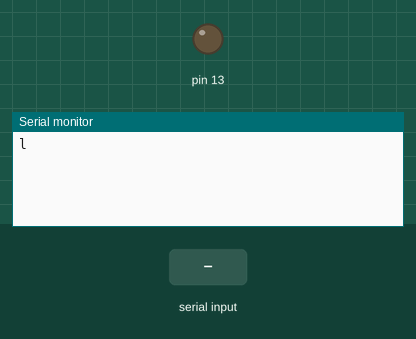
This sketch was run on a simulated Arduino Uno, built with avr-gcc and run on an emulated ATmega328P. Shown: output pins drawn as LEDs (lit = HIGH), the last lines printed to the serial monitor. The inputs (shaded band) are chosen by the test bench.

Above: at 0.8 s.
0.9 s: "1" received over Serial
At 1.6 s:
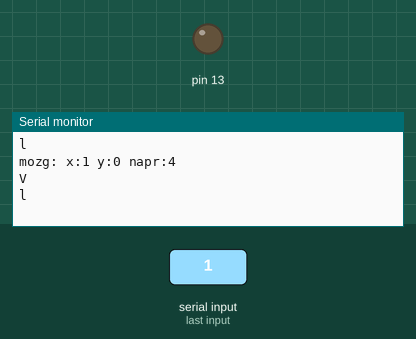
2.4 s: "3" received over the second serial link
At 3.6 s:
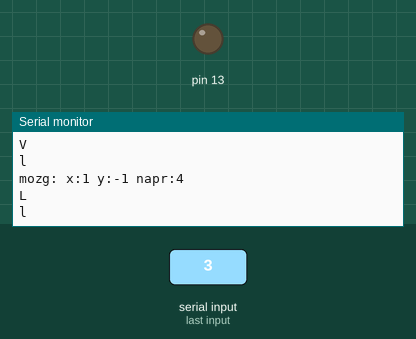
3.9 s: "4" received over Serial
At 5.1 s:
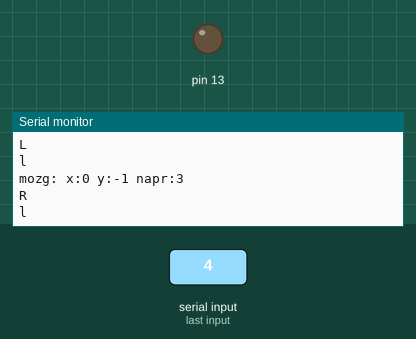
5.4 s: "9" received over the second serial link
At 5.56 s:
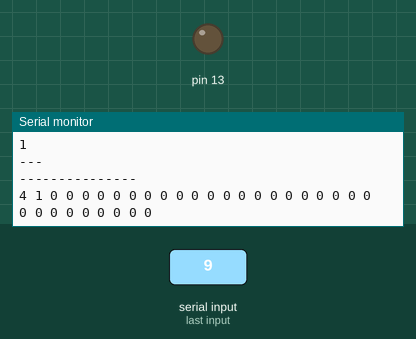
Timing chart, 0 to 7.9 s (numbered marks = the images above; inputs shaded):
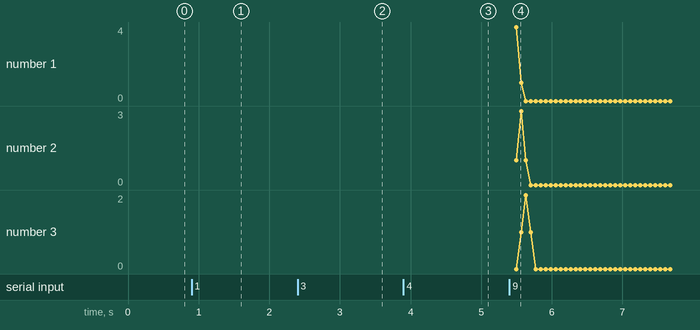

The sketch:

vro_2019_MOZG_v2.0.ino
```cpp
#include <SoftwareSerial.h>
SoftwareSerial SoftSerial(5, 6); // RX, TX
#include "navigator_v4.1.h"
float A = 0; // какая локация
byte a, f, i, j, flag, u, ff;
int  x, y;
byte left, right, up;
byte myt  = 0;
byte newt = 0;
char F = 0;  // для обмена данными между ардуинами/ПК

/* arxiv:
 *  Y - да, все ОК
 *  E - ошибка
 *  S - старт
 *  K - нажали на кнопку
 *  O - конец, задание выполнено
 *  вывод в linia (SoftSerial): A a
 */

void setup() {
  Serial.begin(9600);
  SoftSerial.begin(9600);
  pinMode (13, OUTPUT);
  //hello();
  //knopka_start();
  scan();
}

void loop() {

}

void scan() {
  j = 3;  // общий счетчик точек
  x = 0; y = 0; // наст. коорд.
  napr = 1;
  u = 1;
  newt = 1;
  ff = 0;
  while (f == 0) {//---------------------------------------------
    if (ff == 0) {
    linia();       // проехал до локации
    //ff = 0;
    //a2 = a;
    while (a > 0) {  //учитываем прямые участки пути
      if (napr == 1) { x++; }  // определяем координату
      if (napr == 2) { y++; }
      if (napr == 3) { x--; }
      if (napr == 4) { y--; }
      myt = 1;
      while (!((ver[myt][1] == x) && (ver[myt][2] == y))) { myt++; } // ищем точку с такой-же координатой
      ver[myt][3] = 1;   // отмечаем, что были в ней
      AV();
      a--;
    }
    if (napr == 1) { x++; }  // определяем координату
    if (napr == 2) { y++; }
    if (napr == 3) { x--; }
    if (napr == 4) { y--; }
    if (A == 2.1) { l(); }
    if (A == 2.2) { r(); }
    myt = 1;
    while (!((ver[myt][1] == x) && (ver[myt][2] == y))) { myt++; } // ищем точку с такой-же координатой
    }
    ff = 0;
    //--------------------------------------------
    ver[myt][3] = 1;   // отмечаем, что были в ней
    // определил соседние локации
    //Serial.println(A);
    if (A == 2.1) { AV();             }
    if (A == 2.2) { AV();             }
    if (A == 3.1) { AL();             }
    if (A == 3.2) { AR();             }
    if (A == 5  ) { AR(); AL();       }
    if (A == 5.1) { AL(); AV();       }
    if (A == 5.2) { AR(); AV();       }
    if (A == 6  ) { AL(); AR(); AV(); }
    // проверить на "все ли обследованны"
    i = 1;
    while (ver[i][0] > 0) {
      if (ver[i][3] == 0) { f++; }
      i++;
    }
    if (f > 0) { f = 0; }
    else       { f = 1; }
    i = 1;

    // определить, куда ехать дальше если !(f == 0) и при надобности повернуть
    //f++;
    if (f == 0) {
      // проверка: есть ли рядом неразведанные
      flag = 0;
      i = 1;
      while ((i < 34) && (ver[i][0] > 0)) {
        if ((ver[i][3] == 0) && (ver[i][0] > 0) && (dor[myt][i] > 0) && (myt != i)) {
          if      (((napr == 1) && (ver[i][1] == x + 1) && (ver[i][2] == y)) || ((napr == 2) && (ver[i][1] == x) && (ver[i][2] == y + 1)) || ((napr == 3) && (ver[i][1] == x - 1) && (ver[i][2] == y)) || ((napr == 4) && (ver[i][1] == x) && (ver[i][2] == y - 1))) { up++;    }
          else if (((napr == 1) && (ver[i][1] == x) && (ver[i][2] == y - 1)) || ((napr == 2) && (ver[i][1] == x + 1) && (ver[i][2] == y)) || ((napr == 3) && (ver[i][1] == x) && (ver[i][2] == y + 1)) || ((napr == 4) && (ver[i][1] == x - 1) && (ver[i][2] == y))) { left++;  }
          else if (((napr == 1) && (ver[i][1] == x) && (ver[i][2] == y + 1)) || ((napr == 2) && (ver[i][1] == x - 1) && (ver[i][2] == y)) || ((napr == 3) && (ver[i][1] == x) && (ver[i][2] == y - 1)) || ((napr == 4) && (ver[i][1] == x + 1) && (ver[i][2] == y))) { right++; }
        }
        i++;
      }
      i = 1;
      if ((up > 0) || (left > 0) || (right > 0)) {  // есть рядом неразведанные
        Serial.print("mozg: x:");
        Serial.print(x);
        Serial.print(" y:");
        Serial.print(y);
        Serial.print(" napr:");
        Serial.println(napr);
        if (up > 0) { V(); }
        else if (left > 0) { L(); }
        else { R(); }
      }
      else { // нет рядом неразведанных (они далеко)
        //--------------------------------------------------  дописать
        navigator(myt, 0);
        i = 1; a = 99; u = 0;
        while (i < 33) {
          if ((dor[i][i] < a) && (ver[i][3] == 0)) {
            a = dor[i][i];
            u = i;
          }
          i++;
        }
        navigator(myt, u);
        myt = u;
        vivod2();
        vivod();
        i = 1;
        while (pyt_auto[i] > 0) {
          Serial.print("navigator: x:");
          Serial.print(x);
          Serial.print(" y:");
          Serial.print(y);
          Serial.print(" napr:");
          Serial.println(napr);
          if (pyt_auto[i] == 1) { V(); linia(); }
          if (pyt_auto[i] == 2) { L();          }
          if (pyt_auto[i] == 3) { R();          }
          if (pyt_auto[i] == 4) { N();          }
          i++;
        }
        x = ver[myt][1];
        y = ver[myt][2];
        napr = Napr;
        //u = 1;
        ff++;
      }
      up = 0;
      left = 0;
      right = 0;
      //f = 0;
    }
    //vivod();
  }
  vivod();
}

void vivod2() {
  Serial.println("---");
  Serial.print("myt:");
  Serial.print(myt);
  Serial.print(" u:");
  Serial.println(u);
          Serial.print(" x:");
          Serial.print(x);
          Serial.print(" y:");
          Serial.println(y);
  i = 1;
  while (pyt_auto[i] > 0) {
          Serial.print(pyt_auto[i]);
          Serial.println(" ");
          i++;
  }
  Serial.println("---");
}

void vivod() {
  Serial.println("---------------");

  //Serial.println(napr);
  //Serial.println("---");
  i = 1; u = 1;
  while (i < 33) {
    while (u < 33) {
      Serial.print(dor[i][u]);
      Serial.print(" ");
      u++;
    }
    u = 1;
    Serial.println();
    i++;
  }
  i = 1;
  while (ver[i][0] > 0) {
    Serial.print((int)ver[i][0]);
    Serial.print(" ");
    Serial.print((int)ver[i][1]);
    Serial.print(" ");
    Serial.print((int)ver[i][2]);
    Serial.print(" ");
    Serial.println((int)ver[i][3]);
    Serial.print(" ");
    i++;
    delay(100);
  }
  Serial.println("---------------");
}

//-----------------------------------------

void linia() {
  Serial.println("l");
  /*while (F != 'S') {
    if (Serial.available() > 0)     { F = Serial.read();     }
    if (SoftSerial.available() > 0) { F = SoftSerial.read(); }
  }*/
  A = 0;
  while (A == 0) {
    if (Serial.available() > 0) {
      F = Serial.read();
      if (F == '1') { A = 2.1; }
      if (F == '2') { A = 2.2; }
      if (F == '3') { A = 3.1; }
      if (F == '4') { A = 3.2; }
      if (F == '5') { A = 5;   }
      if (F == '6') { A = 5.1; }
      if (F == '7') { A = 5.2; }
      if (F == '8') { A = 6;   }
      if (F == '9') { A = 4;   }
    }
    if (SoftSerial.available() > 0) {
      F = SoftSerial.read();
      if (F == '1') { A = 2.1; }
      if (F == '2') { A = 2.2; }
      if (F == '3') { A = 3.1; }
      if (F == '4') { A = 3.2; }
      if (F == '5') { A = 5;   }
      if (F == '6') { A = 5.1; }
      if (F == '7') { A = 5.2; }
      if (F == '8') { A = 6;   }
      if (F == '9') { A = 4;   }
    }
  }
  a = 0;
  /*a = 10;
  while (a == 10) {
    if (Serial.available() > 0) {
      F = Serial.read();
      if (F == '0') { a = 0; }
      if (F == '1') { a = 1; }
      if (F == '2') { a = 2; }
      if (F == '3') { a = 3; }
      if (F == '4') { a = 4; }
      if (F == '5') { a = 5; }
      if (F == '6') { a = 6; }
      if (F == '7') { a = 7; }
      if (F == '8') { a = 8; }
      if (F == '9') { a = 9; }
    }
    if (SoftSerial.available() > 0) {
      F = SoftSerial.read();
      if (F == '0') { a = 0; }
      if (F == '1') { a = 1; }
      if (F == '2') { a = 2; }
      if (F == '3') { a = 3; }
      if (F == '4') { a = 4; }
      if (F == '5') { a = 5; }
      if (F == '6') { a = 6; }
      if (F == '7') { a = 7; }
      if (F == '8') { a = 8; }
      if (F == '9') { a = 9; }
    }
  }
  while (F != 'O') {
    if (Serial.available() > 0)     { F = Serial.read();     }
    if (SoftSerial.available() > 0) { F = SoftSerial.read(); }
  }*/
}

void hello() {
  delay(1000);
  Serial.println("H");
  SoftSerial.println("H");
  while (F != 'Y') {
    if (Serial.available() > 0)     { F = Serial.read();     }
    if (SoftSerial.available() > 0) { F = SoftSerial.read(); }
  }
  Serial.println("Z");
  SoftSerial.println("Z");
}

void knopka_start() {
  while (F != 'K') {
    if (Serial.available() > 0)     { F = Serial.read();     }
    if (SoftSerial.available() > 0) { F = SoftSerial.read(); }
  }
  Serial.println("Z");
  SoftSerial.println("Z");
  delay(600);
}

void otklik() {
  /*while (F != 'S') {
    if (Serial.available() > 0)     { F = Serial.read();     }
    if (SoftSerial.available() > 0) { F = SoftSerial.read(); }
  }
  while (F != 'O') {
    if (Serial.available() > 0)     { F = Serial.read();     }
    if (SoftSerial.available() > 0) { F = SoftSerial.read(); }
  }*/
}

void V() {
  Serial.println("V");
  SoftSerial.println("V");
  otklik();
}

void N() {
  n();
  if ((A == 5) || (A == 6)) {
    Serial.println("N");
    SoftSerial.println("N");
  }
  else if ((A == 2.2) || (A == 3.2) || (A == 5.2) || (A == 4)) {
    Serial.println("L");
    SoftSerial.println("L");
  }
  else if ((A == 2.1) || (A == 3.1) || (A == 5.1)) {
    Serial.println("R");
    SoftSerial.println("R");
  }
  otklik();
}

void L() {
  l();
  Serial.println("L");
  SoftSerial.println("L");
  otklik();
}

void R() {
  r();
  Serial.println("R");
  SoftSerial.println("R");
  otklik();
}

void n() {
  l();
  l();
}

void l() {
  if (napr == 1) { napr = 4; }
  else { napr--; }
}

void r() {
  if (napr == 4) { napr = 1; }
  else { napr++; }
}

void zum() {
  Serial.println("Z");
  SoftSerial.println("Z");
  otklik();
}

void AV() {
      if (napr == 1) {
        while ((!((ver[newt][1] == x + 1) && (ver[newt][2] == y))) && (newt < 35)) { newt++; } // ищем точку с нужной координатой
        if (newt > 33) { // небыло такой точки раньше
          ver[j][1] = x + 1;
          ver[j][2] = y;
        }
      }
      if (napr == 2) {
        while ((!((ver[newt][1] == x) && (ver[newt][2] == y + 1))) && (newt < 35)) { newt++; } // ищем точку с нужной координатой
        if (newt > 33) { // небыло такой точки раньше
          ver[j][1] = x;
          ver[j][2] = y + 1;
        }
      }
      if (napr == 3) {
        while ((!((ver[newt][1] == x - 1) && (ver[newt][2] == y))) && (newt < 35)) { newt++; } // ищем точку с нужной координатой
        if (newt > 33) { // небыло такой точки раньше
          ver[j][1] = x - 1;
          ver[j][2] = y;
        }
      }
      if (napr == 4) {
        while ((!((ver[newt][1] == x) && (ver[newt][2] == y - 1))) && (newt < 35)) { newt++; } // ищем точку с нужной координатой
        if (newt > 33) { // небыло такой точки раньше
          ver[j][1] = x;
          ver[j][2] = y - 1;
        }
      }
      if (newt > 33) {
        ver[j][0] = j;
        dor[myt][j] = 1;
        dor[j][myt] = 1;
        j++;
      }
      else {
        dor[myt][newt] = 1;
        dor[newt][myt] = 1;
      }
      newt = 1;
}

void AL() {
      if (napr == 1) {
        while ((!((ver[newt][1] == x) && (ver[newt][2] == y - 1))) && (newt < 35)) { newt++; } // ищем точку с нужной координатой
        if (newt > 33) { // небыло такой точки раньше
          ver[j][1] = x;
          ver[j][2] = y - 1;
        }
      }
      if (napr == 2) {
        while ((!((ver[newt][1] == x + 1) && (ver[newt][2] == y))) && (newt < 35)) { newt++; } // ищем точку с нужной координатой
        if (newt > 33) { // небыло такой точки раньше
          ver[j][1] = x + 1;
          ver[j][2] = y;
        }
      }
      if (napr == 3) {
        while ((!((ver[newt][1] == x) && (ver[newt][2] == y + 1))) && (newt < 35)) { newt++; } // ищем точку с нужной координатой
        if (newt > 33) { // небыло такой точки раньше
          ver[j][1] = x;
          ver[j][2] = y + 1;
        }
      }
      if (napr == 4) {
        while ((!((ver[newt][1] == x - 1) && (ver[newt][2] == y))) && (newt < 35)) { newt++; } // ищем точку с нужной координатой
        if (newt > 33) { // небыло такой точки раньше
          ver[j][1] = x - 1;
          ver[j][2] = y;
        }
      }
      if (newt > 33) {
        ver[j][0] = j;
        dor[myt][j] = 1;
        dor[j][myt] = 1;
        j++;
      }
      else {
        dor[myt][newt] = 1;
        dor[newt][myt] = 1;
      }
      newt = 1;
}

void AR() {
      if (napr == 1) {
        while ((!((ver[newt][1] == x) && (ver[newt][2] == y + 1))) && (newt < 35)) { newt++; } // ищем точку с нужной координатой
        if (newt > 33) { // небыло такой точки раньше
          ver[j][1] = x;
          ver[j][2] = y + 1;
        }
      }
      if (napr == 2) {
        while ((!((ver[newt][1] == x - 1) && (ver[newt][2] == y))) && (newt < 35)) { newt++; } // ищем точку с нужной координатой
        if (newt > 33) { // небыло такой точки раньше
          ver[j][1] = x - 1;
          ver[j][2] = y;
        }
      }
      if (napr == 3) {
        while ((!((ver[newt][1] == x) && (ver[newt][2] == y - 1))) && (newt < 35)) { newt++; } // ищем точку с нужной координатой
        if (newt > 33) { // небыло такой точки раньше
          ver[j][1] = x;
          ver[j][2] = y - 1;
        }
      }
      if (napr == 4) {
        while ((!((ver[newt][1] == x + 1) && (ver[newt][2] == y))) && (newt < 35)) { newt++; } // ищем точку с нужной координатой
        if (newt > 33) { // небыло такой точки раньше
          ver[j][1] = x + 1;
          ver[j][2] = y;
        }
      }
      if (newt > 33) {
        ver[j][0] = j;
        dor[myt][j] = 1;
        dor[j][myt] = 1;
        j++;
      }
      else {
        dor[myt][newt] = 1;
        dor[newt][myt] = 1;
      }
      newt = 1;
}
```

Source omitted: vigator_v4.1.h (data table, 10344 bytes)

Measured:
- after the input at 0.9 s, the serial monitor: prints a new line at once (image 1)
- after the input at 2.4 s, the serial monitor: prints a new line at once (image 2)
- after the input at 3.9 s, the serial monitor: prints a new line at once (image 3)
- after the input at 5.4 s, the serial monitor: prints a new line at once (image 4)
